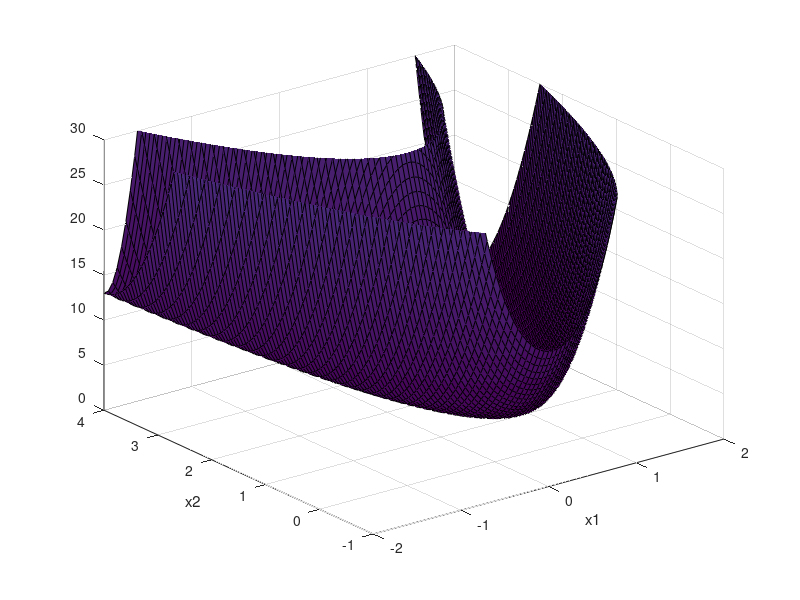
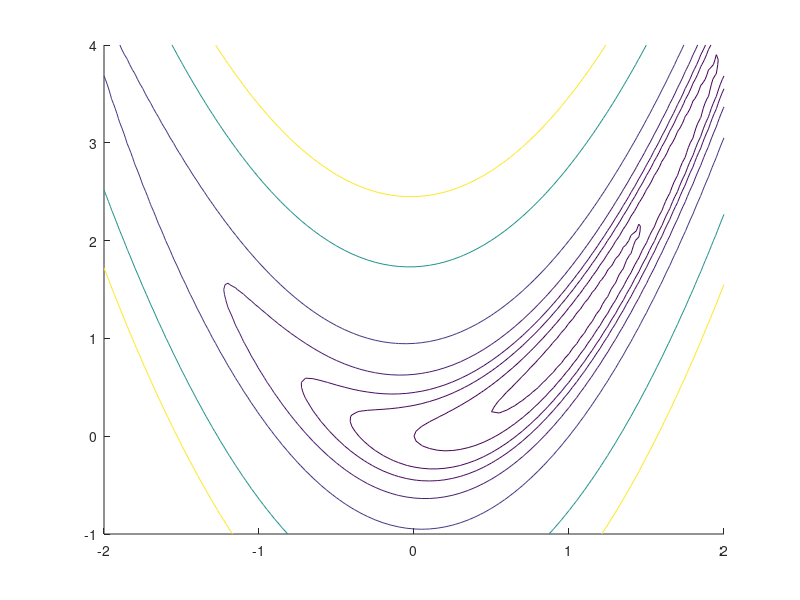

Recreate these plots in MATLAB, in order. (Note: this script raises an error after producing the figures.)
clear all;close all;
x1=-2:0.05:2; m=max(size(x1));
x2=-1:0.05:4; n=max(size(x2)); for i=1:n; for j=1:m;
f(i,j)= 10*x1(j)^4-20*x1(j)^2*x2(i)+10*x2(i)^2+x1(j)^2-2*x1(j)+5;
end;end;

figure (1)
surf(x1,x2,f);axis([-2 2 -1 4 0 30]);
xlabel('x1'); ylabel('x2');

figure (2)
contour(x1,x2,f,[4 4.25 5 6 7 9 14 35 65],"ShowText",true);xlabel('x1'); ylabel('x2');
